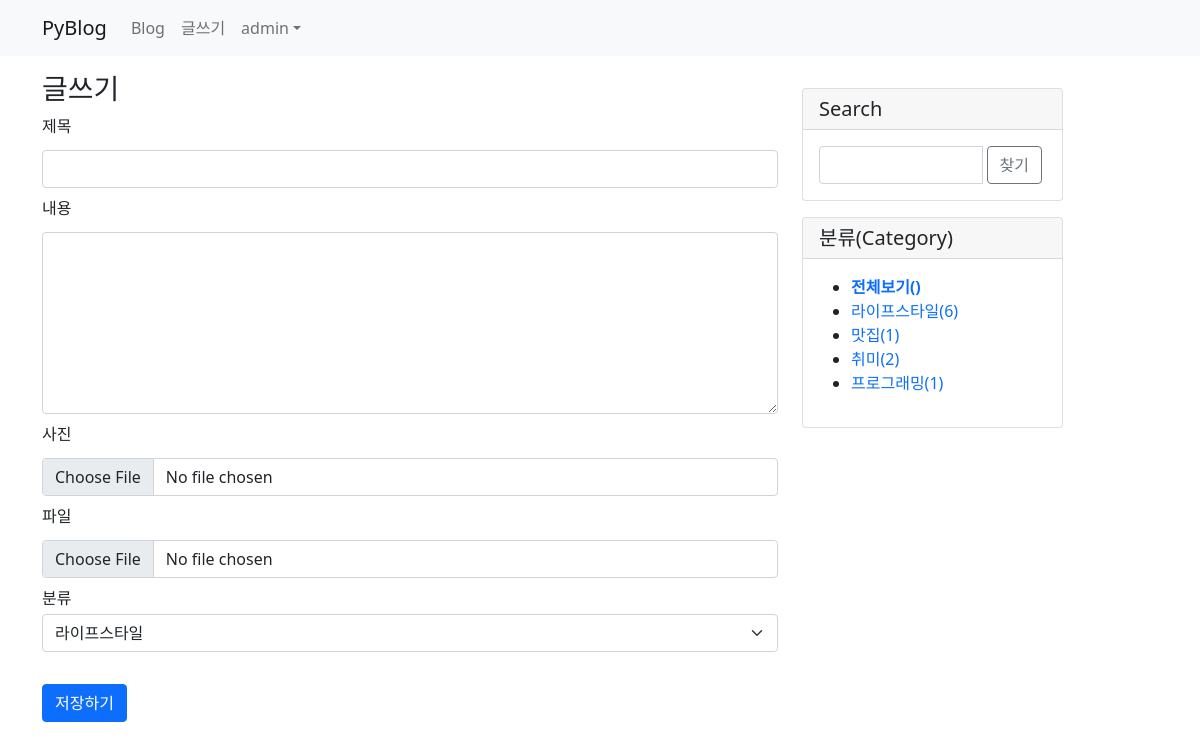
Page /blog/post/create/ (signed in) on the committed database.
### blog/models.py (models this page shows)
class Category(models.Model):
    name = models.CharField(max_length=50, unique=True)
    slug = models.SlugField(max_length=200, unique=True,
                allow_unicode=True)
    def __str__(self):
        return self.name
    def get_absolute_url(self):
        return reverse('blog:category_page', args=[self.slug])
    class Meta:
        ordering = ['name']  # 이름순 정렬
        verbose_name = 'category'
        verbose_name_plural = 'categories'

### blog/views.py (the view)
# urls.py: path('post/create/', views.post_create, name='post_create'),
@login_required(login_url='common:login')
def post_create(request):
    categories = Category.objects.all()  #전테 카테고리 가져옴
    if request.method == "POST":
        form = PostForm(request.POST, request.FILES) #(일반속성, 파일)
        if form.is_valid(): #유효하다면
            post = form.save(commit=False)
            post.pub_date = timezone.now()  # 현재 시간
            post.author = request.user  #로그인한 사람이 글쓴이임
            post.save()
            return redirect('blog:post_list')
    else:
        form = PostForm()  #비어있는 폼
    context = {'form': form, 'categories': categories}
    return render(request, 'blog/post_form.html', context)

### blog/forms.py
class PostForm(forms.ModelForm):
    class Meta:
        model = Post  #Post 객체 생성
        fields = ['title', 'content', 'photo', 'file', 'category']
        labels = {
            'title': '제목',
            'content': '내용',
            'photo': '사진',
            'file': '파일',
            'category': '분류'
        }

### templates/blog/post_form.html (shortened to what this page needs)
{% extends 'base.html' %}
{% block content %}
<h3>글쓰기</h3>
<form action="" method="post"
      enctype="multipart/form-data">
    <div class="form-group my-2">
          <label for="title" class="mb-1">제목</label>
          <input type="text" id="title" name="title"
                 class="form-control my-2"
                 value="{{ form.title.value|default_if_none:'' }}">
    </div>
    <div class="form-group my-2">
          <label for="content" class="mb-1">내용</label>
          <textarea name="content" id="content" rows="7"
                    class="form-control my-2">{{ form.content.value|default_if_none:'' }}</textarea>
    </div>
    <div class="form-group my-2">
          <label for="photo" class="mb-1">사진</label>
          <input type="file" id="photo" name="photo"
                 class="form-control my-2"
                 value="{{ form.photo.value|default_if_none:'' }}">
    </div>
    <div class="form-group my-2">
          <label for="file" class="mb-1">파일</label>
          <input type="file" id="file" name="file"
                 class="form-control my-2"
                 value="{{ form.file.value|default_if_none:'' }}">
    </div>
    <div class="form-group my-2">
          <label for="category" class="mb-1">분류</label>
          <select name="category" id="category" class="form-select">
              {% for category in categories %}
              <option value="{{ category.id }}">{{ category.name }}</option>
              {% endfor %}
          </select>
    </div>
    <button type="submit" class="btn btn-primary mt-4">저장하기</button>
</form>
{% endblock %}

### templates/base.html (shortened to what this page needs)
<!DOCTYPE html>
<html lang="en">
{% load static %}
<head>
    <link rel="stylesheet" href="{% static 'blog/css/bootstrap.css' %}">
    <link rel="stylesheet" href="{% static 'blog/css/style.css' %}">
</head>
<body>
{% include 'navbar.html' %}
<div class="container my-3">
    <div class="row">
        <div class="col-8">
            {% block content %}
            {% endblock %}
        </div>
        <div class="col-4 col-lg-3">
            <div class="card my-3">
                <h5 class="card-header">Search</h5>
                <div class="card-body">
                    <div class="input-group">
                        <input type="text" class="kw form-control"
                                value="{{ kw }}">
                        <div class="input-group-append mx-1">
                            <button type="button" id="btn_search"
                                class="btn btn-outline-secondary">찾기</button>
                        </div>
                    </div>
                </div>
            </div>
            <div class="card my-3">
                <h5 class="card-header">분류(Category)</h5>
                <div class="card-body">
                    <ul>
                        <li>
                            <a href="{% url 'blog:post_list' %}">
                                {% if not current_category %}
                                    <b>전체보기({{ total_post }})</b>
                                {% else %}
                                    전체보기({{ total_post }})
                                {% endif %}
                            </a>
                        </li>
                        {% for category in categories %}
                            {% if current_category.slug == category.slug %}
                            <li style="background: #ff0">
                                <a href="{{ category.get_absolute_url }}">
                                {{ category.name }}({{ category.post_set.count }})
                                </a>
                            </li>
                            {% else %}
                            <li>
                                <a href="{{ category.get_absolute_url }}">
                                {{ category.name }}({{ category.post_set.count }})
                                </a>
                            </li>
                            {% endif %}
                        {% endfor %}
                    </ul>
                </div>
            </div>
        </div>
    </div>
</div>
</body>
</html>

### templates/navbar.html (shortened to what this page needs)
{% load socialaccount %}
<nav class="navbar navbar-expand-lg navbar-light bg-light">
  <div class="container">
    <a class="navbar-brand" href="/">PyBlog</a>
    <div class="collapse navbar-collapse" id="navbarNavDropdown">
      <ul class="navbar-nav">
        <li class="nav-item">
          <a class="nav-link" href="{% url 'blog:post_list' %}">Blog</a>
        </li>
        <li class="nav-item">
          <a class="nav-link" href="{% url 'blog:post_create' %}">글쓰기</a>
        </li>
      </ul>
      <ul class="navbar-nav ml-auto">
        {% if user.is_authenticated %}
          <li class="nav-item dropdown">
            <a class="nav-link dropdown-toggle" href="#" id="navbarDropdownMenuLink"
               data-bs-toggle="dropdown">{{ user.username }}</a>
          </li>
        {% else %}
          <li class="nav-item">
            <a class="nav-link" href="#" data-bs-target="#loginModal"
               data-bs-toggle="modal">로그인</a>
          </li>
        {% endif %}
      </ul>
    </div>
  </div>
</nav>

### static/blog/css/style.css (style rules this page uses)
a { text-decoration: none; }

### rows in the picture
Category: name "라이프스타일", post_set.count "6"
Category: name "맛집", post_set.count "1"
Category: name "취미", post_set.count "2"
Category: name "프로그래밍", post_set.count "1"

### other values in the picture
{{ user.username }} "admin"
form field category "라이프스타일"
